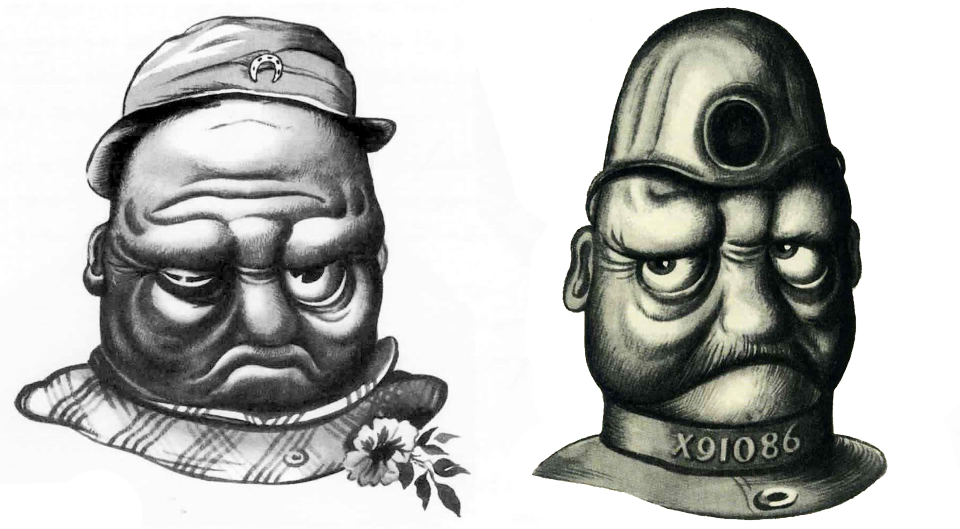
#> input picture Assigment26/3.jpg, 1920 x 1057 px, given in place of 1.jpg, which was not available (shown at 1/2 size)
$ python invert.py
#> lines starting #> are read from the running program, lines starting #| are printed output that depends on the picture; pictures that were not available may be replaced by others from this repository, and a replacement may not be noted
import cv2
imgs = cv2.imread("1.jpg")
#> imgs is the input picture: shape (1057, 1920, 3); mean B, G, R 180.3, 183.1, 182.1


height = imgs.shape[0]
#> height = 1057
width= imgs.shape[1]
#> width = 1920
for i in range(height):
    for j in range(width):
        imgs[i, j] = 255 - imgs[i, j]
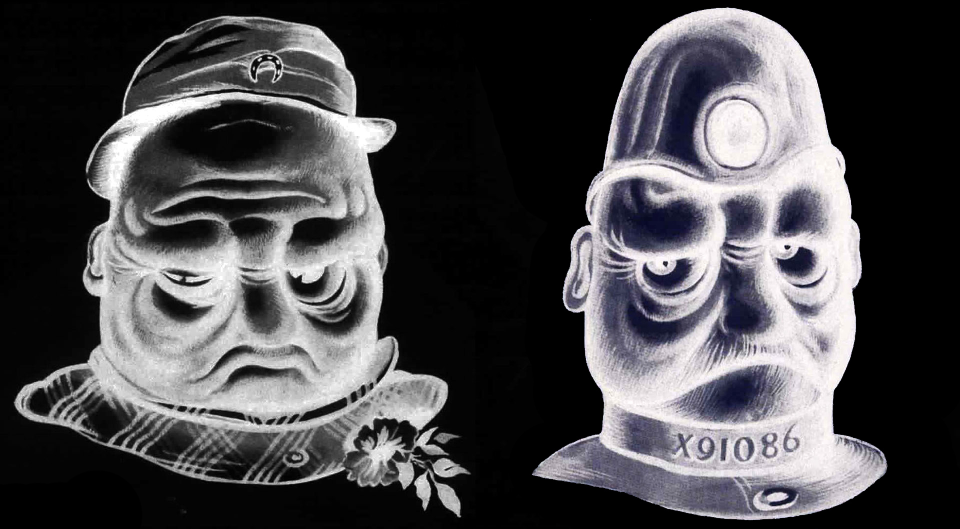
#> imgs: shape (1057, 1920, 3) (shown at 1/2 size); mean B, G, R 74.7, 71.9, 72.9

imgs1 = cv2.imread("2.jpg")
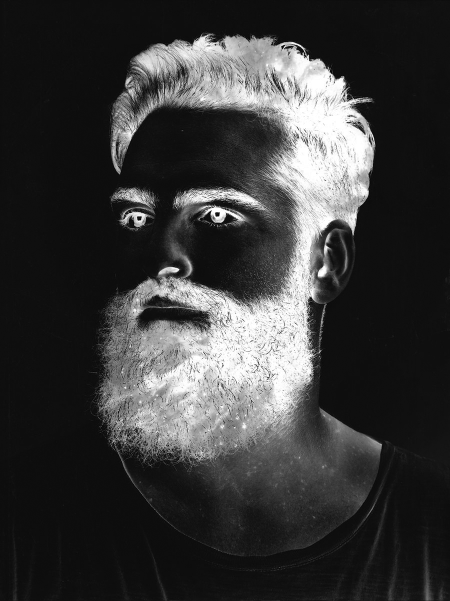
#> input picture Assigment26/2.jpg, 900 x 1202 px (shown at 1/2 size)
#> imgs1 is the input picture: shape (1202, 900, 3); min 0, max 255, mean 57.7


height = imgs1.shape[0]
#> height = 1202
width= imgs1.shape[1]
#> width = 900
for i in range(height):
    for j in range(width):
        imgs1[i, j] = 255 - imgs1[i, j]
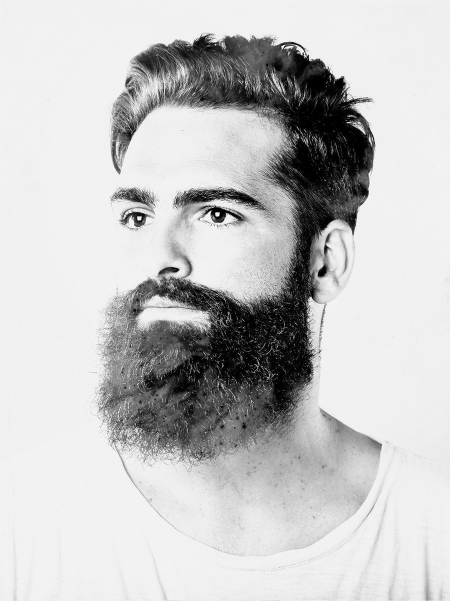
#> imgs1: shape (1202, 900, 3) (shown at 1/2 size); min 0, max 255, mean 197.3

#imgs =cv2.resize(imgs,(400, 400))
cv2.imshow("output", imgs1)
cv2.waitKey()
cv2.imwrite("result\invert2.jpg",imgs1)

cv2.imshow("output", imgs)
cv2.imwrite("result\invert1.jpg",imgs)
cv2.waitKey()
